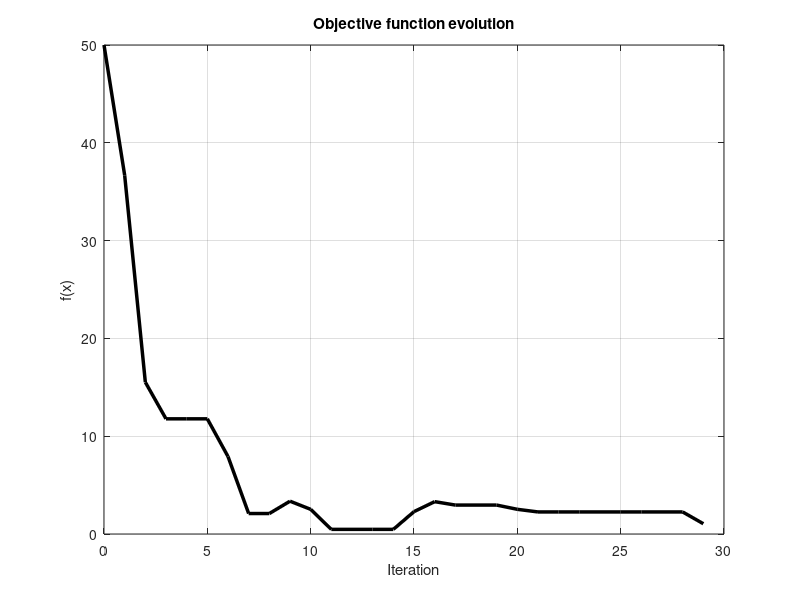
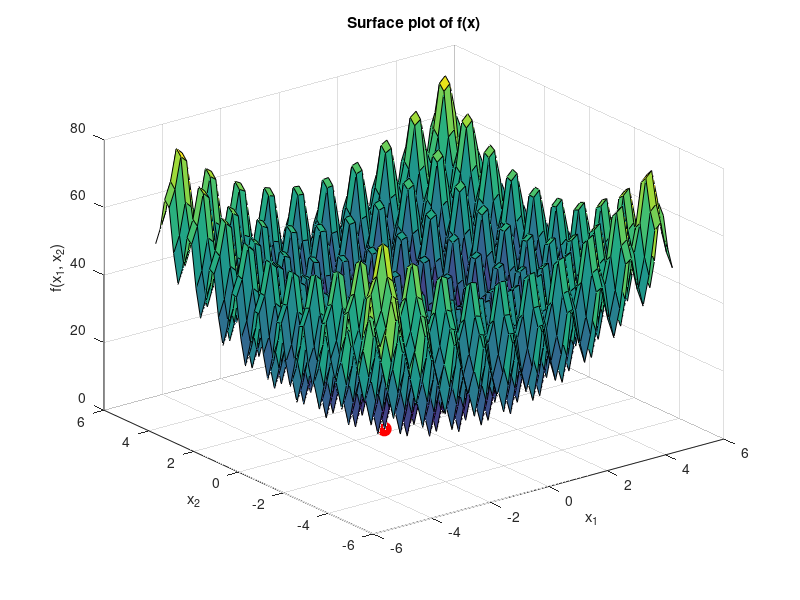

Reproduce these figures in MATLAB, in order.
% simulated annealing algorithm
clc; clear; close all;


%%%%%%%%%%%%%%%%%%%%%%%% insert function to optmize %%%%%%%%%%%%%%%%%%%%%%%
% objective function
F  = @(x) 20 +x(1).^2 -10.*cos(2*pi.*x(1)) +x(2).^2 -10.*cos(2*pi.*x(2)); % Rastrigin 2D 
%%%%%%%%%%%%%%%%%%%%%%%%%%%%%%%%%%%%%%%%%%%%%%%%%%%%%%%%%%%%%%%%%%%%%%%%%%%

% initial solution
x = [5; 5];

% maximum number of iterations
k_max = 30;

%%%%%%%%%%%%%%%%%%%%%%%%%% initialize parameters %%%%%%%%%%%%%%%%%%%%%%%%%%
k    = 1;   
n    = 10;      % number of neighbors
beta = 0.98;    % temperature cooling rate
T    = 1;       % initial temperature                   
step = 2;       % initial step size

%%%%%%%%%%%%%%%%%%%%%%%%%%% simulated annealing %%%%%%%%%%%%%%%%%%%%%%%%%%%
f(k) = F(x);                                 % evaluate objective function for x_0
fprintf('simulated annealing optimization\n');
fprintf('k = %2d: x = %-10s | F(x) = %.4f | T = %.2f\n', k, mat2str(x,2), f(k), T)

while( k<k_max && T>1e-6 )
    k = k+1;

    for aux  = 1:n
        x_j  = x +(2*rand(size(x)) -1)*step; % neighbor solution x_j

        % if objective function lower else go thorught probab. acceptance
        if( F(x_j) < F(x) )
            x = x_j;                         % new solution
            fprintf('neighb: x = %-10s | F(x) = %.3f | new min\n', mat2str(x,2), F(x));
        else
            pb = exp( (F(x)-F(x_j))/T );     % probability threshold        
            if( rand(1,1) < pb )
                x = x_j;                     % new solution (not best but accepted)
                fprintf('neighb: x = %-10s | prob. = %.2f |\n', mat2str(x,2), pb); 
            end
        end
    end

    f(k) = F(x);        % evaluate objective function
    T    = beta*T;      % update temperature
    step = step*beta;   % update step size
    fprintf('k = %2d: x = %-10s | F(x) = %.4f | T = %.2f\n', k, mat2str(x,2), f(k), T);    % show progress
end

% evolution of the objective function
figure(1);
plot(0:length(f)-1, f, 'LineWidth',2.5, 'color','k');
title('Objective function evolution');
xlabel('Iteration');
ylabel('f(x)');
grid on;

if length(x) == 2
    % create grid
    x_1 = -5:0.2:5;
    x_2 = -5:0.2:5;
    [X1, X2] = meshgrid(x_1, x_2);
    Z = arrayfun(@(a, b) F([a; b]), X1, X2);
    
    % 3D surface plot
    figure(2);
    surf(X1, X2, Z);
    title('Surface plot of f(x)');
    xlabel('x_1');
    ylabel('x_2');
    zlabel('f(x_1, x_2)');
    grid on;
    hold on;
    plot3(x(1),x(2), F(x), 'ro', 'MarkerSize', 10, 'MarkerFaceColor', 'r');
end